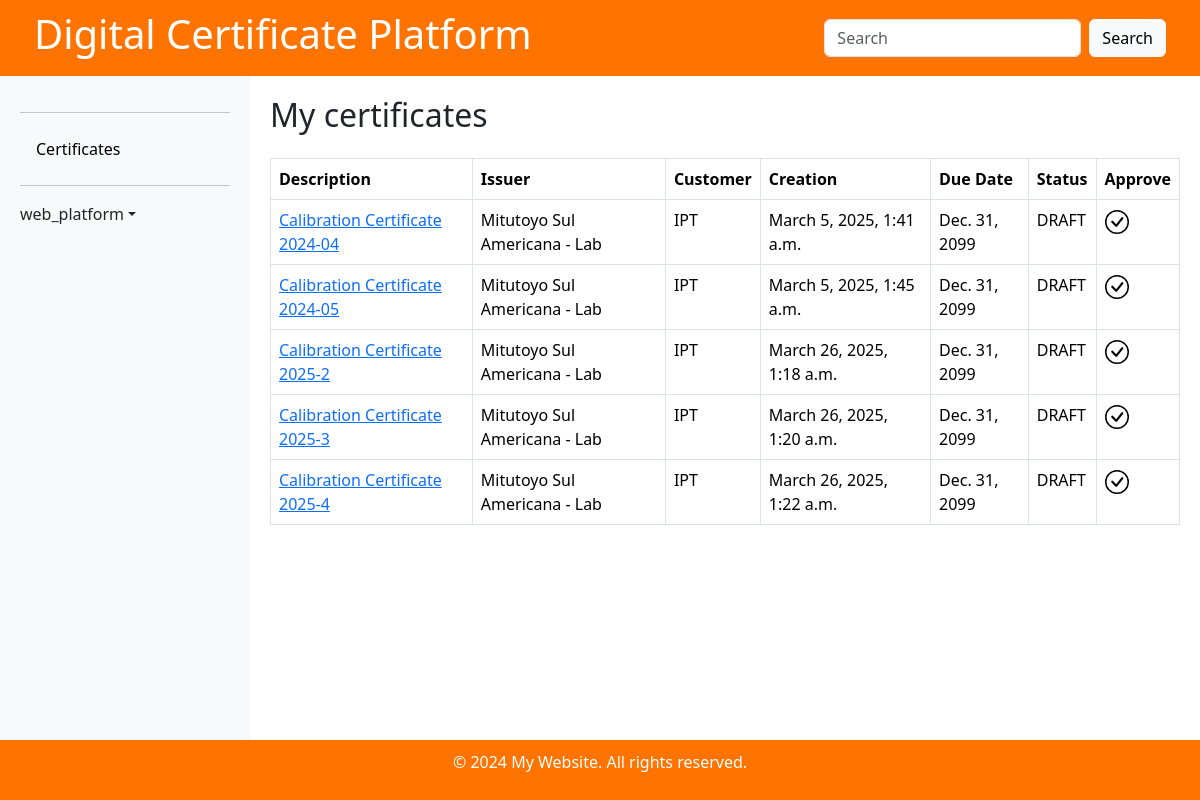
/certificate/approval-list (signed in), run on an earlier commit of the app's database.
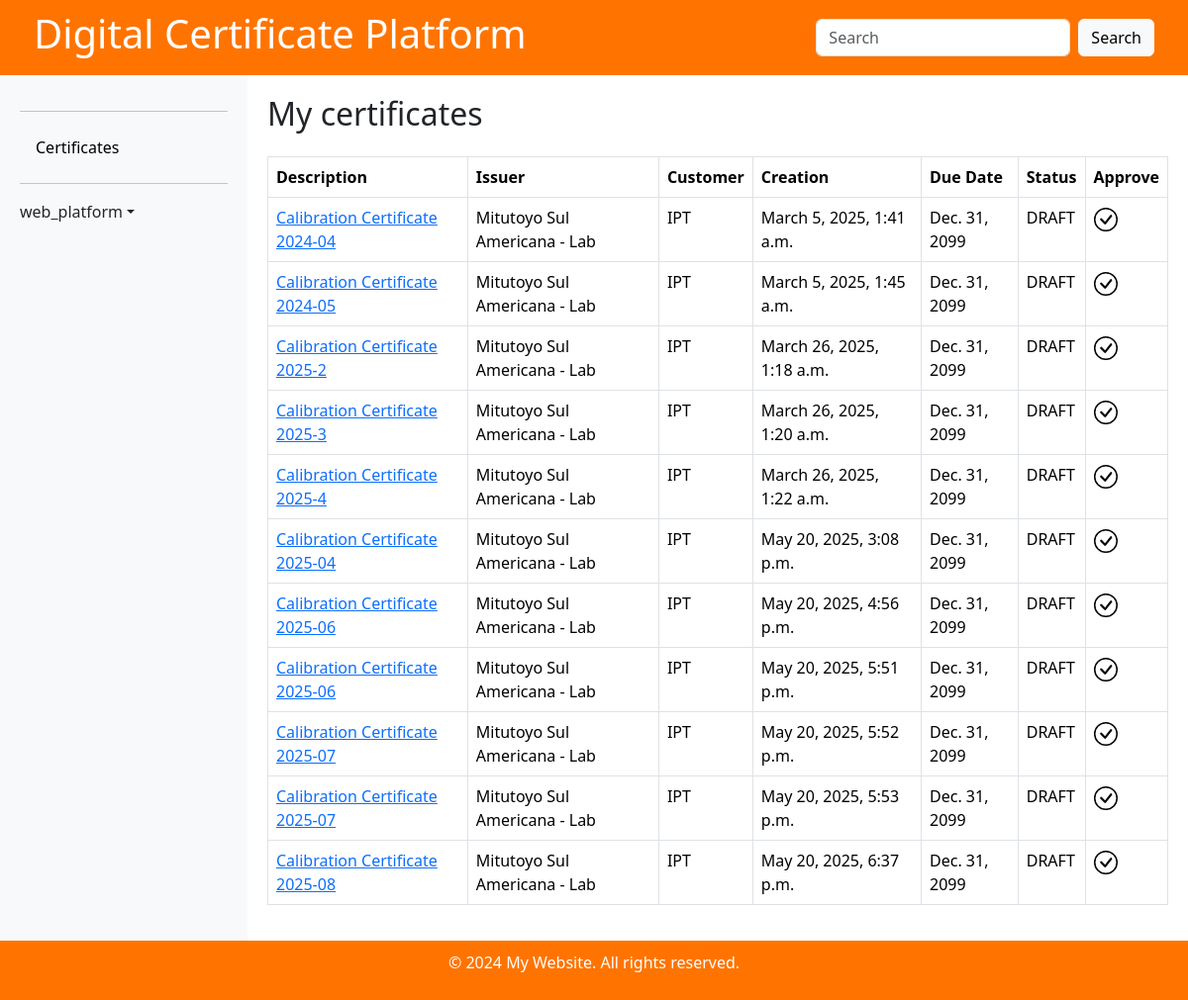
And on a later commit of the database.
### certificate/models.py (models this page shows)
class Certificate(models.Model):
    CERT_TYPES = {
        'CA': 'Calibration',
        'DE': 'Degree',
    }
    STATUSES ={
        'DRAFT': 'Draft',
        'REJECTED': 'Rejected',
        'WAITING': 'Waiting',
        'APPROVED': 'Approved',
    }
    description         = models.CharField('Certificate description', max_length= 200)
    type                = models.CharField('Certificate Type', max_length=2, choices=CERT_TYPES)
    file                = models.FileField(null=True, upload_to='certificates/')
    language            = models.CharField('Language', max_length=50)
    creation            = models.DateTimeField('Creation date time', auto_now_add=True)
    issuer              = models.ForeignKey(Issuer, null=True, related_name='issuer_of', on_delete=models.PROTECT)
    uploader            = models.ForeignKey(User, null=True, related_name='uploader_of', on_delete=models.PROTECT)
    customer            = models.ForeignKey(Customer, null=True, related_name='customer_of', on_delete=models.PROTECT)
    upload              = models.DateTimeField('Upload date time', auto_now_add=True)
    status              = models.CharField('Status', max_length=30, choices=STATUSES, default='DRAFT')
    token               = models.CharField('Token', max_length=36, unique=True, default=uuid.uuid4, editable=False)
    due_date            = models.DateField( null=True , blank=True, default='2099-12-31')
    rejection_reason    = models.TextField(blank=True, null=True)
    uploader            = models.ForeignKey(User, on_delete=models.CASCADE, related_name='uploaded_certificates')
    def __str__(self):
        return self.description

class Issuer(models.Model):
    name            = models.CharField('Name', max_length=150)
    issuer_id       = models.CharField('Issuer ID', max_length=150)
    description     = models.CharField('Description', max_length=200)
    parent          = models.ForeignKey(to='Issuer', null=True, blank=True, on_delete=models.PROTECT)
    contact         = models.CharField('Contact', blank=True, max_length=200)
    telephone       = models.CharField('Telephone', blank=True, max_length=50)
    email           = models.CharField('Email', blank=True, max_length=200)
    country         = models.ForeignKey(Country, blank=True, on_delete=models.PROTECT)
    state           = models.CharField('State', max_length=50)
    city            = models.CharField('Postal code', blank=True, max_length=50)
    postal_code     = models.CharField('Address 1', blank=True, max_length=20)
    address_2       = models.CharField('Address 2', blank=True, max_length=200)
    address_3       = models.CharField('Address 3', blank=True, max_length=200)
    address_4       = models.CharField('Address 4', blank=True, max_length=200)
    active          = models.BooleanField('Active', default=False)
    creation        = models.DateTimeField('Creation Date', default=timezone.now)
    def __str__(self):
        return str(self.name)

class Customer(models.Model):
    name            = models.CharField(verbose_name='Name', max_length=150)
    customer_id     = models.CharField(verbose_name='Customer ID', max_length=150)
    description     = models.CharField(verbose_name='Description', max_length=200)
    parent          = models.ForeignKey(to='Customer', null=True, blank=True, on_delete=models.PROTECT)
    contact         = models.CharField(verbose_name='Contact', blank=True, max_length=200)
    telephone       = models.CharField(verbose_name='Telephone', blank=True, max_length=50)
    email           = models.CharField(verbose_name='Email', max_length=200)
    country         = models.ForeignKey(Country, on_delete=models.PROTECT)
    state           = models.CharField(verbose_name='State', blank=True, max_length=50)
    city            = models.CharField(verbose_name='Postal code', blank=True, max_length=50)
    postal_code     = models.CharField(verbose_name='Address 1', blank=True, max_length=20)
    address_2       = models.CharField(verbose_name='Address 2', blank=True, max_length=200)
    address_3       = models.CharField(verbose_name='Address 3', blank=True, max_length=200)
    address_4       = models.CharField(verbose_name='Address 4', blank=True, max_length=200)
    active          = models.BooleanField(verbose_name='Active', default=False)
    creation        = models.DateTimeField(verbose_name='Creation Date', default=timezone.now)
    def __str__(self):
        return str(self.name)

### certificate/views.py (the view)
# urls.py: path('certificate/approval-list', views.certificate_approval_list, name='certificate-approval-list'),
@login_required
@has_role_decorator('approver')
def certificate_approval_list(request):
    template = 'certificate/certificate-approval-list.html'
    certificates = Certificate.objects.filter(Q(status='DRAFT') | Q(status='REJECTED'))
    context = {'certificates': certificates}
    print('Certificate-approval-list: ' + str(context))
    return render(request, template, context)

### certificate/context_processors.py (called while the page is built)
def user_roles(request):
    if request.user.is_authenticated:
        roles = [role.role_name for role in get_user_roles(request.user)]
    else:
        roles = []
    return {'user_roles': roles}

### certificate/templatetags/custom_filters.py (called while the page is built)
@register.filter
def user_has_role(user, role_name):
    return has_role(user, role_name)

### certificate/templates/certificate/certificate-approval-list.html (shortened to what this page needs)
{% extends 'base.html' %}{% load custom_filters %}
{% block content %}
<div class="d-flex justify-content-between align-items-center mb-3">
  <h2>My certificates</h2>
</div>
<table class="table table-bordered">
  <thead>
    <tr>
      <th>Description</th>
      <th>Issuer</th>
      <th>Customer</th>
      <th>Creation</th>
      <th>Due Date</th>
      <th>Status</th>
      <th>Approve</th>
    </tr>
  </thead>
  <tbody>
    {% for c in certificates %}
    <tr>
      <td>
        <a href="{{ c.file.url }}">{{ c.description}}</a>
      </td>
      <td>{{ c.issuer }}</td>
      <td>{{ c.customer }}</td>
      <td>{{ c.creation }}</td>
      <td>{{ c.due_date }}</td>
      <td>{{ c.status }}</td>
      <td>
        {% if c.status == "DRAFT" %}
        <a href="{% url 'certificate-approval' c.pk %}"><svg class="bi me-2" width="24" height="24"><use xlink:href="#approve-icon"/></svg></a>
        {% else %}
        <a href="{% url 'certificate-resubmit' c.pk %}"><svg class="bi me-2" width="24" height="24"><use xlink:href="#edit-icon"/></svg></a>
        {% endif %}
      </td>
    </tr>
    {% endfor %}
  </tbody>
</table>
{% endblock content %}

What changed in the data, as far as the page shows it:
added Certificate: description "Calibration Certificate 2025-04", issuer "Mitutoyo Sul Americana - Lab", customer "IPT", creation "May 20, 2025, 3:08 p.m.", due_date "Dec. 31, 2099", status "DRAFT"
added Certificate: description "Calibration Certificate 2025-06", issuer "Mitutoyo Sul Americana - Lab", customer "IPT", creation "May 20, 2025, 4:56 p.m.", due_date "Dec. 31, 2099", status "DRAFT"
added Certificate: description "Calibration Certificate 2025-06", issuer "Mitutoyo Sul Americana - Lab", customer "IPT", creation "May 20, 2025, 5:51 p.m.", due_date "Dec. 31, 2099", status "DRAFT"
added Certificate: description "Calibration Certificate 2025-07", issuer "Mitutoyo Sul Americana - Lab", customer "IPT", creation "May 20, 2025, 5:52 p.m.", due_date "Dec. 31, 2099", status "DRAFT"
added Certificate: description "Calibration Certificate 2025-07", issuer "Mitutoyo Sul Americana - Lab", customer "IPT", creation "May 20, 2025, 5:53 p.m.", due_date "Dec. 31, 2099", status "DRAFT"
added Certificate: description "Calibration Certificate 2025-08", issuer "Mitutoyo Sul Americana - Lab", customer "IPT", creation "May 20, 2025, 6:37 p.m.", due_date "Dec. 31, 2099", status "DRAFT"
